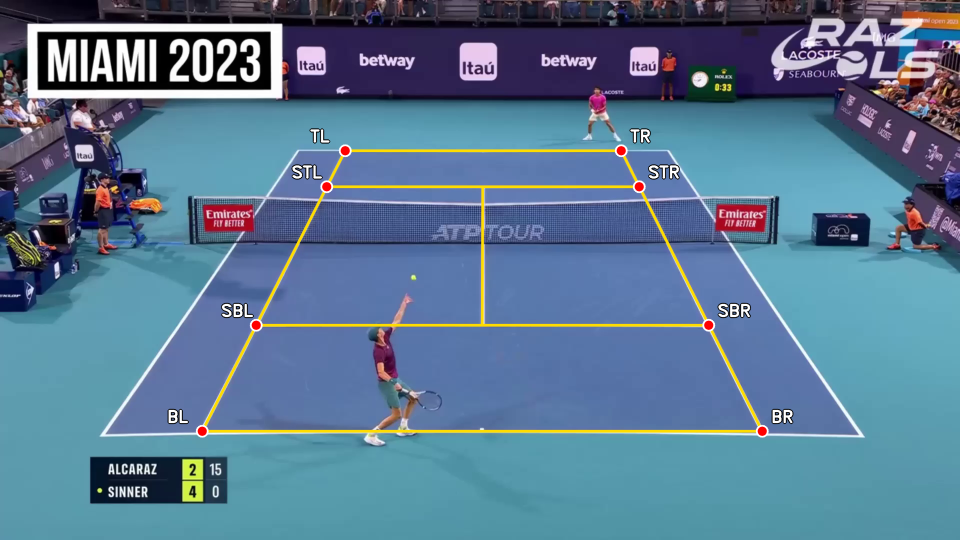
#> input picture assets/court_keypoints.png, 960 x 540 px, given in place of input_video.mp4, which was not available
$ python edges_detenction.py
#> lines starting #> are read from the running program, lines starting #| are printed output that depends on the picture; after the words box and inside, x2 and y2 are one past the last pixel; in counts of white or black regions, pixels touching at a corner belong together; pictures that were not available may be replaced by others from this repository, and a replacement may not be noted
import cv2
import numpy as np

VIDEO_PATH = "data/input_video.mp4"

# ── White HSV bounds ──────────────────────────────────────────────────────────
LOWER_WHITE = np.array([0,   0, 180], dtype=np.uint8)
UPPER_WHITE = np.array([180, 50, 255], dtype=np.uint8)

# ── Hough line detection ──────────────────────────────────────────────────────
HOUGH_RHO        = 1       # distance resolution (pixels)
HOUGH_THETA      = np.pi / 180  # angle resolution (radians)
HOUGH_THRESHOLD  = 150      # minimum votes to accept a line
HOUGH_MIN_LENGTH = 150      # minimum segment length (pixels)
HOUGH_MAX_GAP    = 30      # maximum gap to join collinear segments (pixels)

# ── Intersection filtering ────────────────────────────────────────────────────
MIN_ANGLE_DEG   = 25       # ignore intersections between near-parallel lines
CLUSTER_RADIUS  = 50       # merge intersection dots closer than this (pixels)
DOT_RADIUS      = 10       # display radius of the red dot

# ── Region-of-interest (ROI) ──────────────────────────────────────────────────
# Broadcasts often have advertising banners at the top and scoreboards/overlays
# in the corners. Masking these out before Hough prevents spurious white blobs
# from generating false line segments that intersect outside the court.
ROI_TOP_FRACTION    = 0.20  # ignore top 20 % of frame (banner strip)
ROI_BOTTOM_FRACTION = 0.95  # ignore below 95 % of frame (score overlay)
ROI_LEFT_FRACTION   = 0.02  # ignore leftmost 2 % (frame edge artifacts)1
ROI_RIGHT_FRACTION  = 0.98  # ignore rightmost 2 %


# ── Helpers ───────────────────────────────────────────────────────────────────

def line_intersection(seg1, seg2):
    """Return (x, y) intersection of two infinite lines, or None if parallel."""
    x1, y1, x2, y2 = seg1
    x3, y3, x4, y4 = seg2
    denom = (x1 - x2) * (y3 - y4) - (y1 - y2) * (x3 - x4)
    if abs(denom) < 1e-6:
        return None
    t = ((x1 - x3) * (y3 - y4) - (y1 - y3) * (x3 - x4)) / denom
    x = x1 + t * (x2 - x1)
    y = y1 + t * (y2 - y1)
    return (x, y)


def angle_between(seg1, seg2):
    """Acute angle in degrees between two line segments."""
    dx1, dy1 = seg1[2] - seg1[0], seg1[3] - seg1[1]
    dx2, dy2 = seg2[2] - seg2[0], seg2[3] - seg2[1]
    cos_val = abs(dx1 * dx2 + dy1 * dy2) / (
        (np.hypot(dx1, dy1) + 1e-9) * (np.hypot(dx2, dy2) + 1e-9)
    )
    cos_val = np.clip(cos_val, 0, 1)
    return np.degrees(np.arccos(cos_val))


def cluster_points(points, radius):
    """Merge points within `radius` of each other; return cluster centroids."""
    clusters = []
    for pt in points:
        merged = False
        for c in clusters:
            if np.hypot(pt[0] - c[0], pt[1] - c[1]) < radius:
                c[0] = (c[0] + pt[0]) / 2
                c[1] = (c[1] + pt[1]) / 2
                merged = True
                break
        if not merged:
            clusters.append(list(pt))
    return [(int(round(c[0])), int(round(c[1]))) for c in clusters]


# ── Main ──────────────────────────────────────────────────────────────────────

cap = cv2.VideoCapture(VIDEO_PATH)
if not cap.isOpened():
    raise RuntimeError(f"Cannot open video: {VIDEO_PATH}")

ret, frame = cap.read()
#> frame is the input picture: shape (540, 960, 3); mean B, G, R 145.5, 119.7, 89.7
cap.release()
if not ret:
    raise RuntimeError("Failed to read the first frame.")

h, w = frame.shape[:2]
#> h = 540; w = 960

# 1. White mask
hsv  = cv2.cvtColor(frame, cv2.COLOR_BGR2HSV)
#> hsv: shape (540, 960, 3); mean H, S, V 102.6, 117.8, 150.7
mask = cv2.inRange(hsv, LOWER_WHITE, UPPER_WHITE)
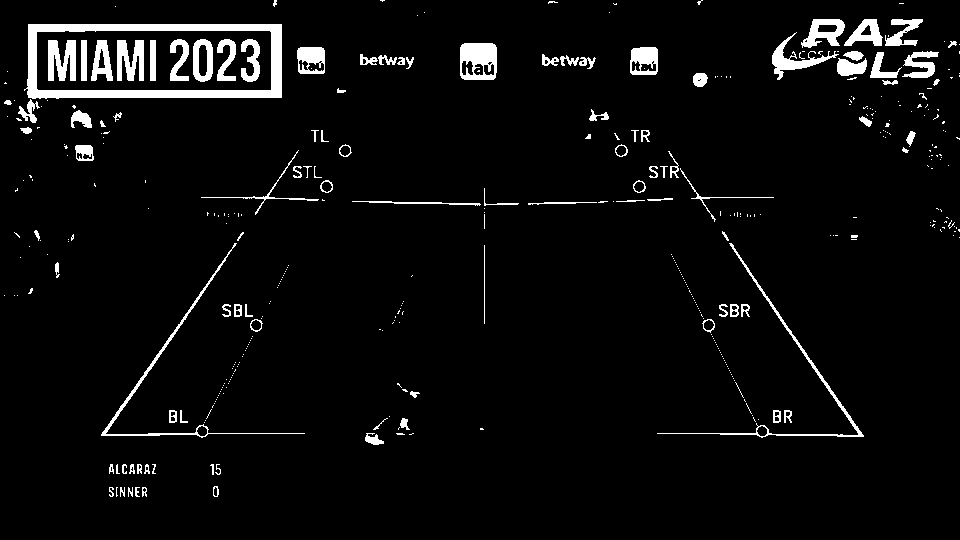
#> mask: shape (540, 960); 4.6% white; 412 white regions (307 under 20 px), largest, box (x1, y1, x2, y2) and area: (24, 24, 282, 99) 5065, (460, 43, 497, 80) 1061, (657, 243, 864, 438) 1058

# 2. Apply ROI: zero out banner / overlay regions before any line detection
roi_top    = int(h * ROI_TOP_FRACTION)
#> roi_top = 108
roi_bottom = int(h * ROI_BOTTOM_FRACTION)
#> roi_bottom = 513
roi_left   = int(w * ROI_LEFT_FRACTION)
#> roi_left = 19
roi_right  = int(w * ROI_RIGHT_FRACTION)
#> roi_right = 940
mask[:roi_top,    :]    = 0   # top banner strip
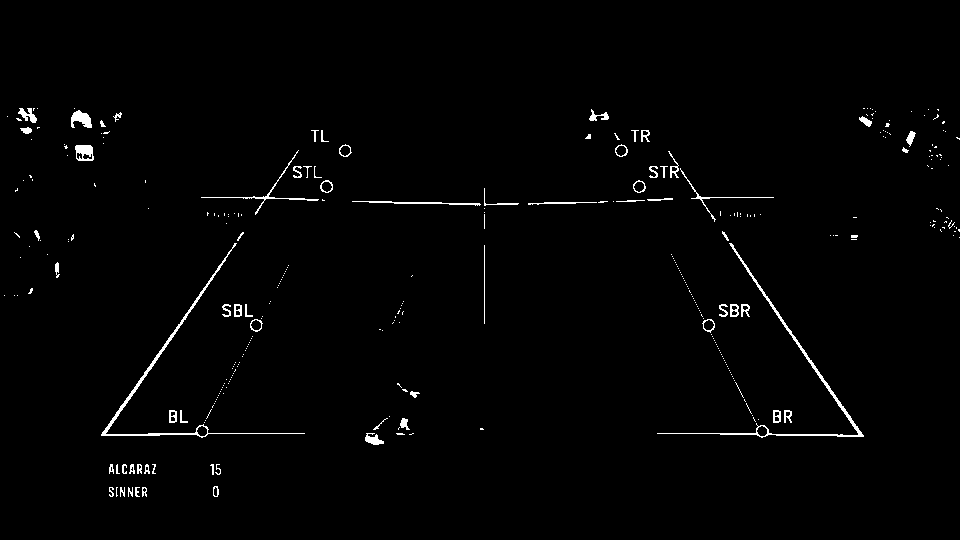
#> mask: shape (540, 960); 1.4% white in thin lines or dots, all inside (x1, y1, x2, y2) = (4, 108, 960, 497)
mask[roi_bottom:, :]    = 0   # bottom overlay strip
mask[:, :roi_left]      = 0   # left edge
#> mask: shape (540, 960); 1.3% white in thin lines or dots, all inside (x1, y1, x2, y2) = (19, 108, 960, 497)
mask[:, roi_right:]     = 0   # right edge
#> mask: shape (540, 960); 1.3% white in thin lines or dots, all inside (x1, y1, x2, y2) = (19, 108, 940, 497)

# 3. Clean the mask: close small holes, then thin edges with Canny
kernel       = cv2.getStructuringElement(cv2.MORPH_RECT, (3, 3))
mask_clean   = cv2.morphologyEx(mask, cv2.MORPH_CLOSE, kernel, iterations=2)
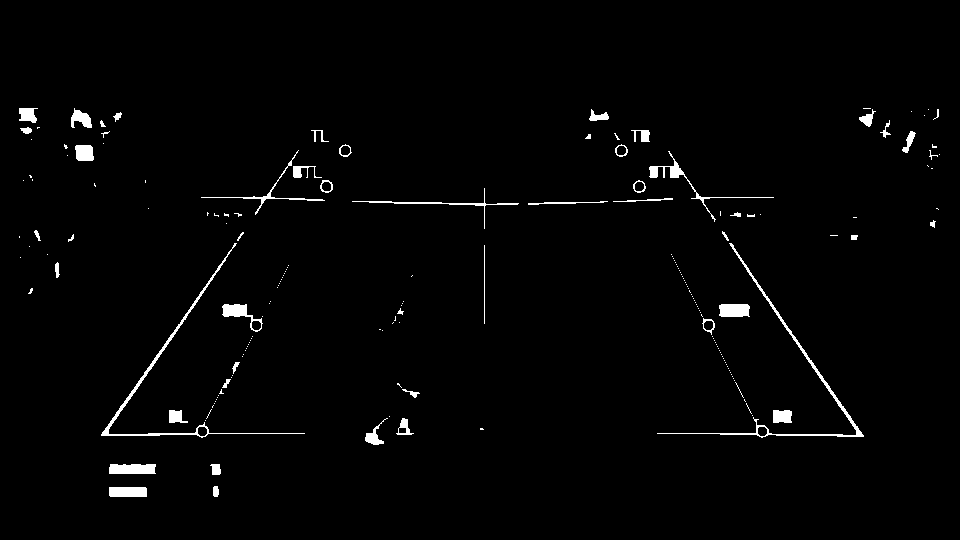
#> mask_clean: shape (540, 960); 1.7% white; 193 white regions (142 under 20 px), largest, box (x1, y1, x2, y2) and area: (657, 243, 864, 438) 1089, (101, 243, 305, 438) 1036, (649, 151, 774, 222) 484
edges        = cv2.Canny(mask_clean, 50, 150)
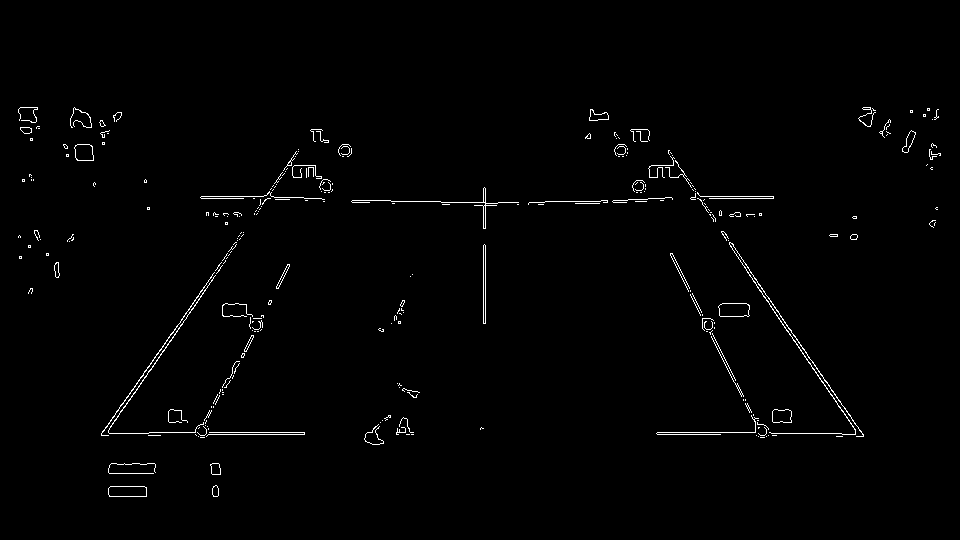
#> edges: shape (540, 960); 1.1% white in thin lines or dots, all inside (x1, y1, x2, y2) = (18, 107, 941, 497)

# 4. Detect line segments via probabilistic Hough
raw_lines = cv2.HoughLinesP(
    edges,
    rho       = HOUGH_RHO,
    theta     = HOUGH_THETA,
    threshold = HOUGH_THRESHOLD,
    minLineLength = HOUGH_MIN_LENGTH,
    maxLineGap    = HOUGH_MAX_GAP,
)
#> raw_lines = [[149, 432, 304, 432], [673, 161, 858, 436], [101, 433, 314, 129], [352, 200, 543, 204], [681, 174, 861, 431]]

if raw_lines is None:
    print("No lines detected — try loosening HOUGH_THRESHOLD or HOUGH_MIN_LENGTH.")
    cv2.imshow("White Mask — Step 1", cv2.bitwise_and(frame, frame, mask=mask))
    cv2.waitKey(0)
    cv2.destroyAllWindows()
    raise SystemExit

segments = raw_lines[:, 0, :]   # shape (N, 4)
#> segments has the same summary as raw_lines

# 5. Pairwise intersections: keep only those inside the ROI and non-parallel
raw_intersections = []
for i in range(len(segments)):
    for j in range(i + 1, len(segments)):
        angle = angle_between(segments[i], segments[j])
        # skip near-parallel (angle ≈ 0°) and near-antiparallel (angle ≈ 180°)
        if angle < MIN_ANGLE_DEG or angle > (180 - MIN_ANGLE_DEG):
            continue
        pt = line_intersection(segments[i], segments[j])
        if pt is None:
            continue
        x, y = pt
        if roi_left <= x < roi_right and roi_top <= y < roi_bottom:
            raw_intersections.append((x, y))
#> this loop made 5 passes
#> after the loop, raw_intersections = [(855.3, 432), (101.7, 432), (861.7, 432), (704.2, 207.4), (265.5, 198.2), (704.4, 207.4)]

# 6. Cluster nearby intersections to get one dot per court corner/edge point
dots = cluster_points(raw_intersections, CLUSTER_RADIUS)
#> in cluster_points, `clusters = []`: clusters = []
#> the loop in cluster_points, `for pt in points:` made 6 passes
#> after the loop in cluster_points, `for pt in points:`: c = [704.3, 207.4]; clusters = [[858.5, 432], [101.7, 432], [704.3, 207.4], [265.5, 198.2]]
#> dots = [(859, 432), (102, 432), (704, 207), (266, 198)]

# 7. Draw on original frame
output = frame.copy()
for (x, y) in dots:
    cv2.circle(output, (x, y), DOT_RADIUS, (0, 0, 255), -1)   # filled red dot
#> this loop made 4 passes
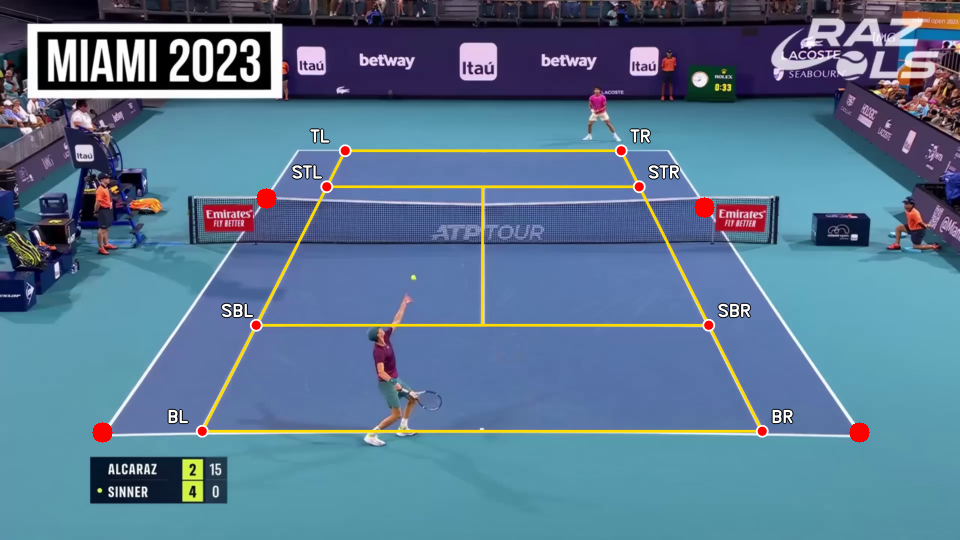
#> output: shape (540, 960, 3); 0.24% of pixels changed, all inside (x1, y1, x2, y2) = (92, 188, 870, 443)

print(f"Detected {len(segments)} line segments → {len(dots)} intersection points.")
#| Detected 5 line segments → 4 intersection points.

cv2.imshow("White Mask — Step 1  |  intersection dots", output)
cv2.waitKey(0)
cv2.destroyAllWindows()
